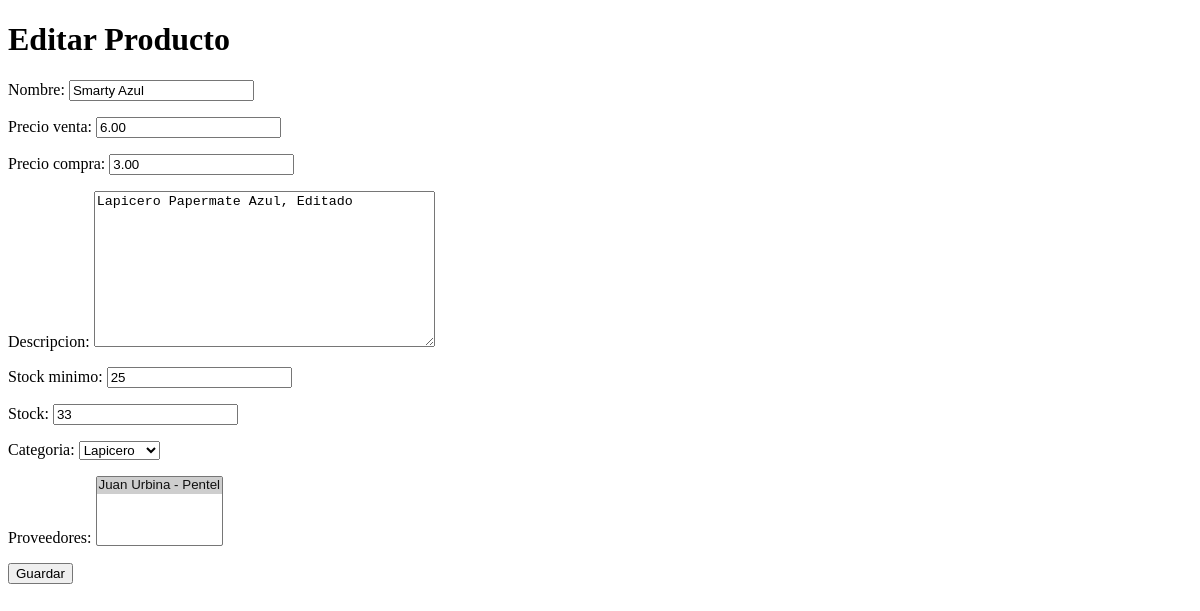
Page /products/edit/1/ on the earlier database version.
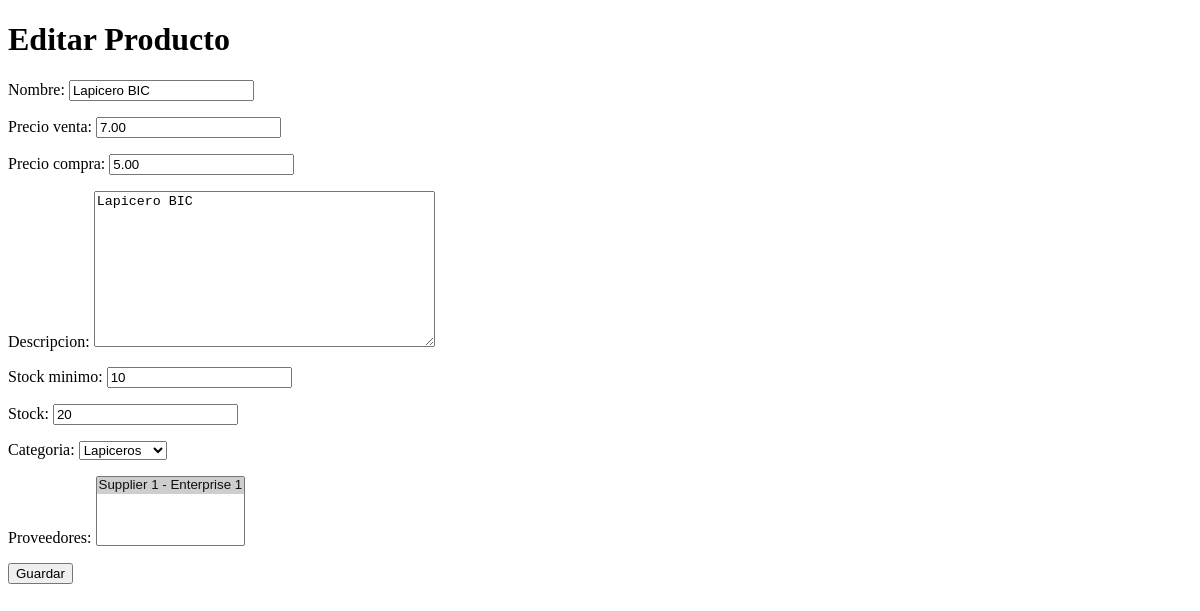
Same page on the later database version.
### backend/models.py (models this page shows, shortened)
class Producto(models.Model):
    nombre = models.CharField(max_length=100)
    precio_venta = models.DecimalField(max_digits=10, decimal_places=2)
    precio_compra = models.DecimalField(max_digits=10, decimal_places=2)
    descripcion = models.TextField(blank=True, null=True)
    stock_minimo = models.IntegerField()
    stock = models.IntegerField()
    ultima_actualizacion = models.DateTimeField(auto_now_add=True)
    categoria = models.ForeignKey(Categoria, on_delete=models.CASCADE)
    proveedores = models.ManyToManyField(Proveedor, through='ProductoProveedor')
    imagen = models.ImageField(upload_to='productos/', blank=True, null=True)

class Categoria(models.Model):
    nombre = models.CharField(max_length=100)
    descripcion = models.TextField(blank=True, null=True)
    created_by = models.ForeignKey(User, on_delete=models.CASCADE)
    imagen = models.ImageField(upload_to='categorias/', blank=True, null=True)
    def __str__(self):
        return self.nombre

class Proveedor(models.Model):
    nombre = models.CharField(max_length=100)
    email = models.EmailField(max_length=255, blank=True, null=True)
    telefono = models.CharField(max_length=15, blank=True, null=True)
    empresa = models.ForeignKey(Empresa, on_delete=models.CASCADE)
    def __str__(self):
        return f'{self.nombre} - {self.empresa}'

class Empresa(models.Model):
    nombre = models.CharField(max_length=100)
    def __str__(self):
        return self.nombre

### backend/views.py (the view)
# urls.py: path('products/edit/<int:product_id>/', EditProduct, name='EditProduct'),
def EditProduct(request, product_id):
    product = get_object_or_404(Producto, id=product_id)
    if request.method == 'POST':
        form = ProductoEditForm(request.POST, instance=product)  # Asocia datos del POST al formulario
        if form.is_valid():
            form.save()  # Guarda los cambios en la base de datos
            return redirect('Inventory')  # Redirige a la vista de inventario
    else:
        form = ProductoEditForm(instance=product)  # Precarga los datos del producto en el formulario
    return render(request, 'EditProduct.html', {'product': product, 'form': form})

### backend/forms.py
class ProductoEditForm(forms.ModelForm):
    class Meta:
        model = Producto
        fields = [
            'nombre',
            'precio_venta',
            'precio_compra',
            'descripcion',
            'stock_minimo',
            'stock',
            'categoria',
            'proveedores'
        ]

### backend/templates/EditProduct.html (shortened to what this page needs)
<!DOCTYPE html>
<html lang="en">
<head>
</head>
<body>
    <h1>Editar Producto</h1>
    <form method="post">
        {{ form.as_p }}
        <button type="submit">Guardar</button>
    </form>
</body>
</html>

Differences in the rows shown:
changed Producto: nombre "Smarty Azul" → "Lapicero BIC"; precio_venta "6.00" → "7.00"; precio_compra "3.00" → "5.00"; descripcion "Lapicero Papermate Azul, Editado" → "Lapicero BIC"; stock_minimo "25" → "10"; stock "33" → "20"; categoria "Lapicero" → "Lapiceros"
Other differences:
form field proveedores: "Juan Urbina - Pentel ☑" → "Supplier 1 - Enterprise 1 ☑"
